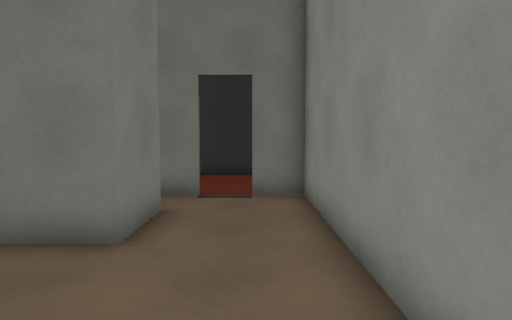
View 1 (above)

23 first-person views from a walk through a level from a Godot 3-D game. The camera is 1.5 m above the floor, tilts 4° down and sees 75° across. The floor is counted in squares, 1 m on a side. Each view is taken from the middle of a square. On the plan, view 1 faces up. The plan holds only what a view shows up to about 15 squares ahead; the rest is blank. The place goes on beyond the plan.

View 2
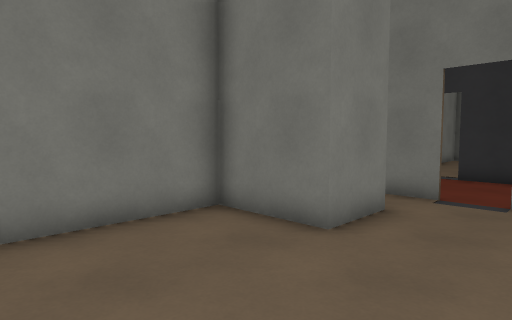

View 3
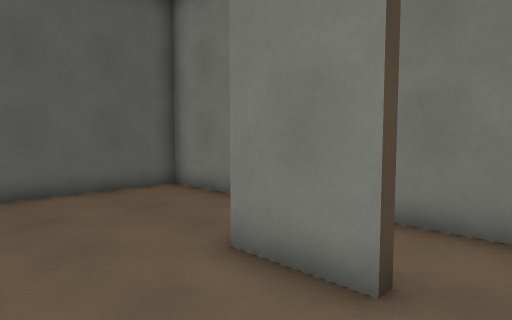

View 4
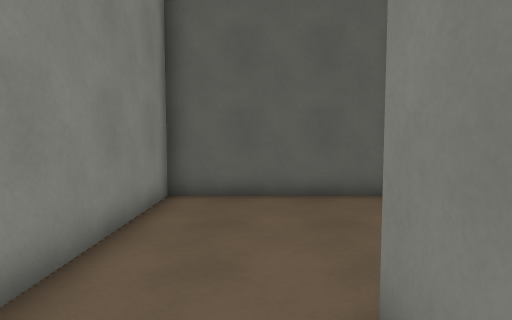

View 5
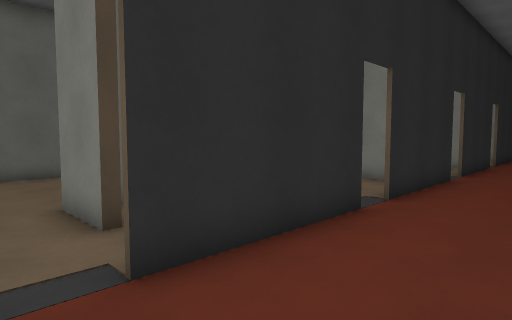

View 6
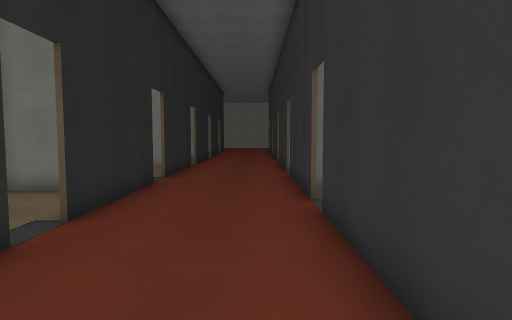

View 7
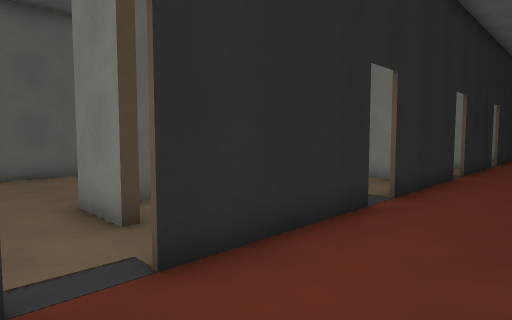

View 8
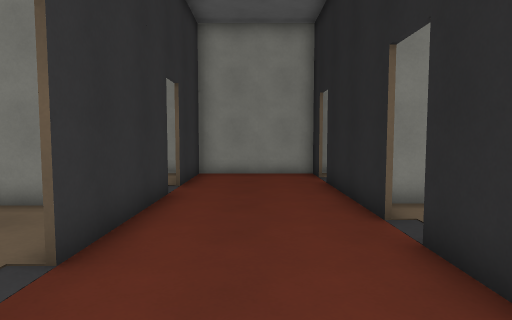

View 9
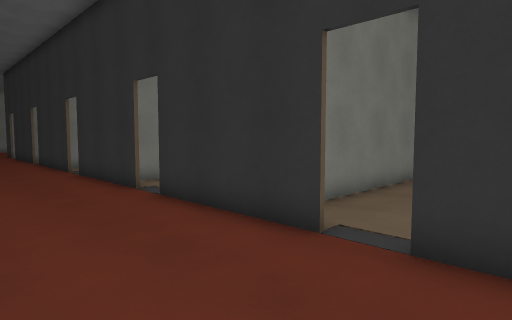

View 10
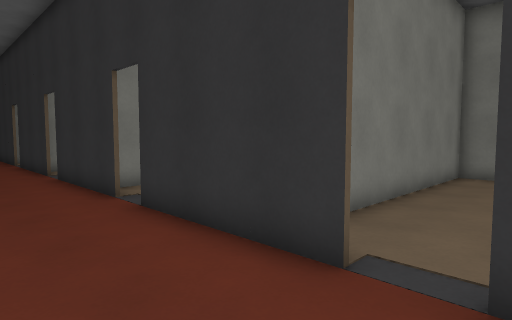

View 11
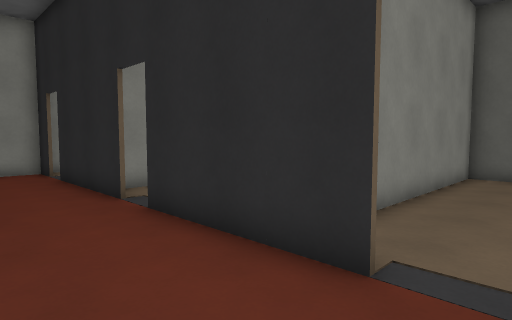

View 12
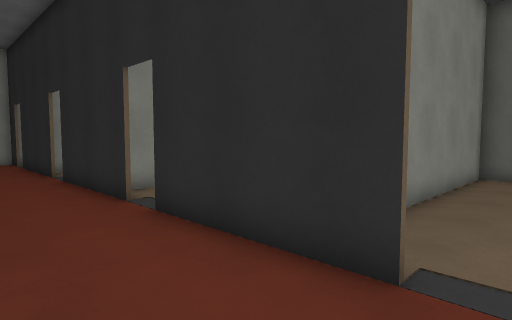

View 13
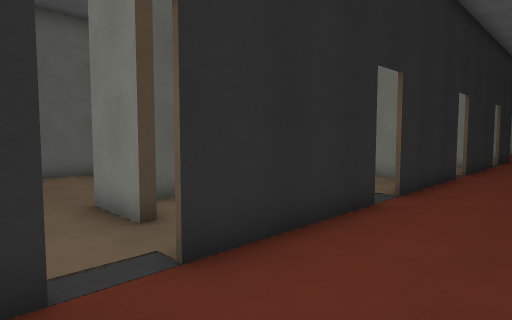

View 14
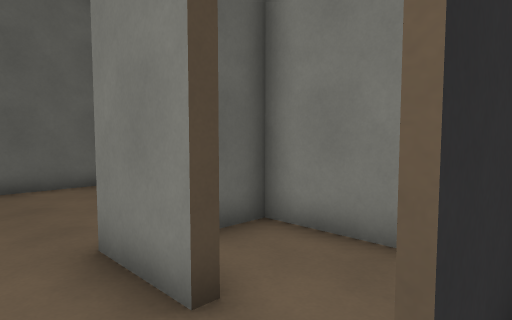

View 15
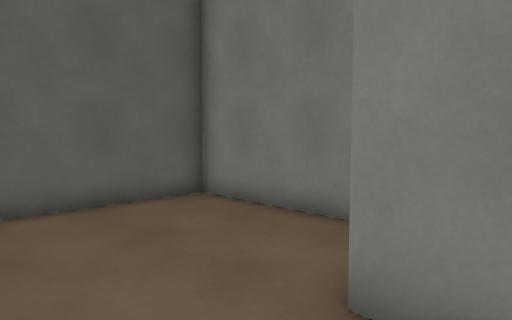

View 16
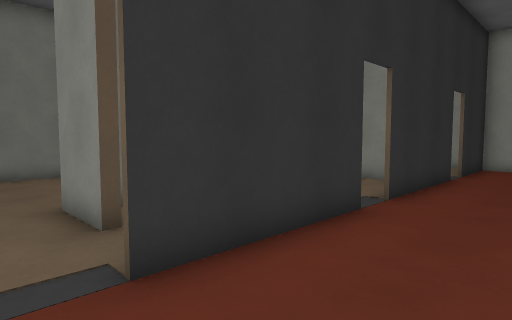

View 17
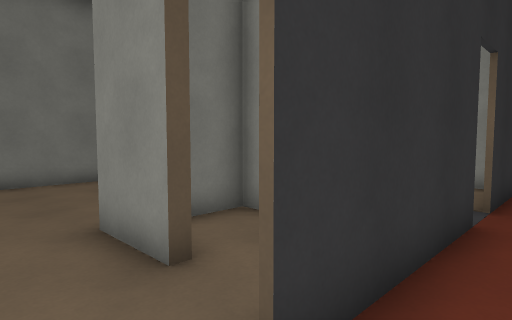

View 18
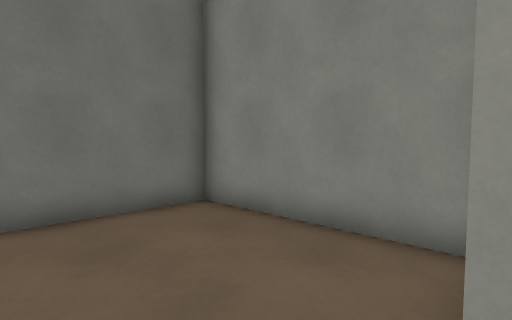

View 19
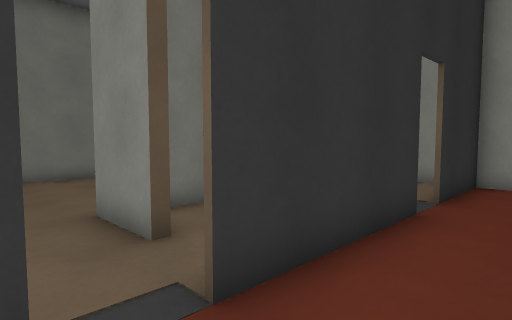

View 20
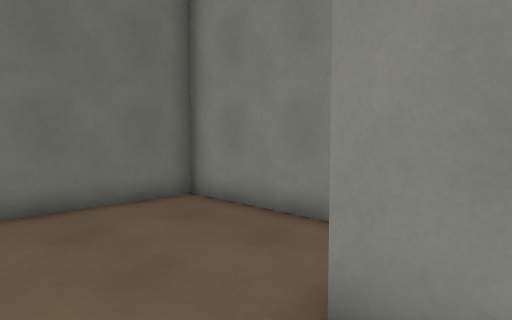

View 21
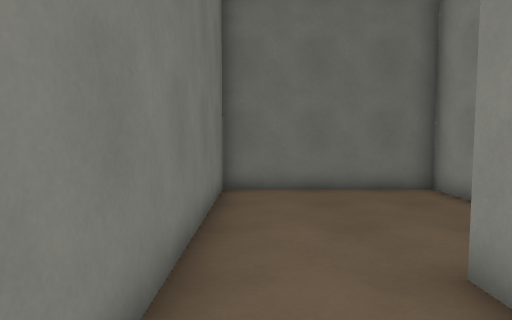

View 22
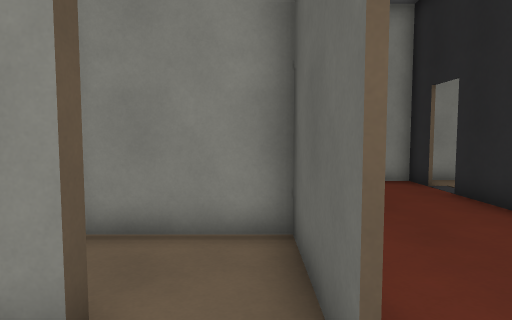

View 23
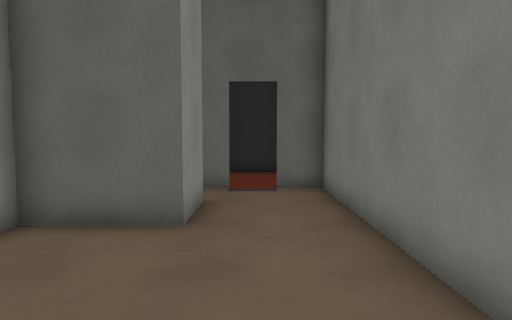

### Floor plan
Ten units are one square. View 1 is at (0, 0); x grows to the right and y downward. Boxes are objects, and circles mark ways between rooms. Rooms are numbered by the first view taken in them; rooms with no view inside come last. Other rooms are left out.
<svg viewBox="-240 -239 320 258">
<path fill="none" stroke="#000" d="M-19 -67 -19 -46 -48 -46M-14 -86 -27 -86M-47 -74 -47 14 13 14 13 -86 -1 -86M-65 -87 -14 -87M-99 -133 -149 -133M-35 -133 -86 -133M-127 -87 -77 -87M-1 -87 49 -87M-161 -133 -212 -133M28 -133 -22 -133M-191 -87 -140 -87M61 -87 75 -87 75 -133 40 -133M-225 -133 -235 -133M-235 -87 -204 -87M-174 -31 -174 14 -114 14 -114 -50M-145 -68 -145 -45M-174 -74 -174 -49 -158 -49M-81 -152 -81 -175M-53 -171 -71 -171M-113 -174 -113 -154M-14 -153 -18 -153 -18 -174M-22 -134 10 -134 10 -169M5 -171 -5 -171M-50 -174 -50 -134 -35 -134M-18 -174 11 -174M10 -169 10 -234 -50 -234 -50 -174M-53 -180 -53 -234 -113 -234 -113 -174M-62 14 -51 14 -51 -65M-101 14 -77 14M-82 -67 -82 -45M-86 -67 -82 -67M-51 -65 -51 -80M-111 -72 -111 -51"/>
<circle cx="-10" cy="-90" r="3" fill="#2a7"/>
<circle cx="-135" cy="-90" r="3" fill="#2a7"/>
<circle cx="-90" cy="-130" r="3" fill="#2a7"/>
<circle cx="-30" cy="-130" r="3" fill="#2a7"/>
<circle cx="-70" cy="-90" r="3" fill="#2a7"/>
<circle cx="-95" cy="-165" r="3" fill="#2a7"/>
<circle cx="-35" cy="-165" r="3" fill="#2a7"/>
<circle cx="-65" cy="-55" r="3" fill="#2a7"/>
<text x="-10" y="-30">1</text>
<text x="-80" y="-110">2</text>
<text x="-140" y="-30">3</text>
<text x="-80" y="-150">4</text>
<text x="-20" y="-150">5</text>
<text x="-20" y="-210">6</text>
<text x="-80" y="-210">7</text>
<text x="-80" y="-20">8</text>
<text x="-80" y="-70">9</text>
</svg>
Room 1 opens to room 2. Room 2 opens to room 3. Room 2 opens to room 4. Room 2 opens to room 5. Room 2 opens to room 9. Room 4 opens to room 7. Room 5 opens to room 6. Room 8 opens to room 9.

Where each view was taken, in squares from view 1:
view 1: 0 up, 0 right, facing up
view 2: 0 up, 1 right, facing up-left
view 3: 8 up, 1 right, facing down-left
view 4: 7 up, 1 left, facing down
view 5: 12 up, 0 right, facing down-left
view 6: 12 up, 2 left, facing left
view 7: 12 up, 6 left, facing down-left
view 8: 11 up, 6 left, facing right
view 9: 9 up, 7 left, facing up-left
view 10: 10 up, 8 left, facing up-left
view 11: 12 up, 8 left, facing down-right
view 12: 12 up, 14 left, facing down-right
view 13: 12 up, 12 left, facing down-left
view 14: 9 up, 13 left, facing down-left
view 15: 6 up, 12 left, facing down-left
view 16: 10 up, 10 left, facing up-right
view 17: 12 up, 10 left, facing up-right
view 18: 17 up, 10 left, facing up-right
view 19: 11 up, 4 left, facing up-right
view 20: 16 up, 4 left, facing up-right
view 21: 14 up, 4 left, facing up
view 22: 14 up, 4 left, facing right
view 23: 23 up, 3 left, facing down
